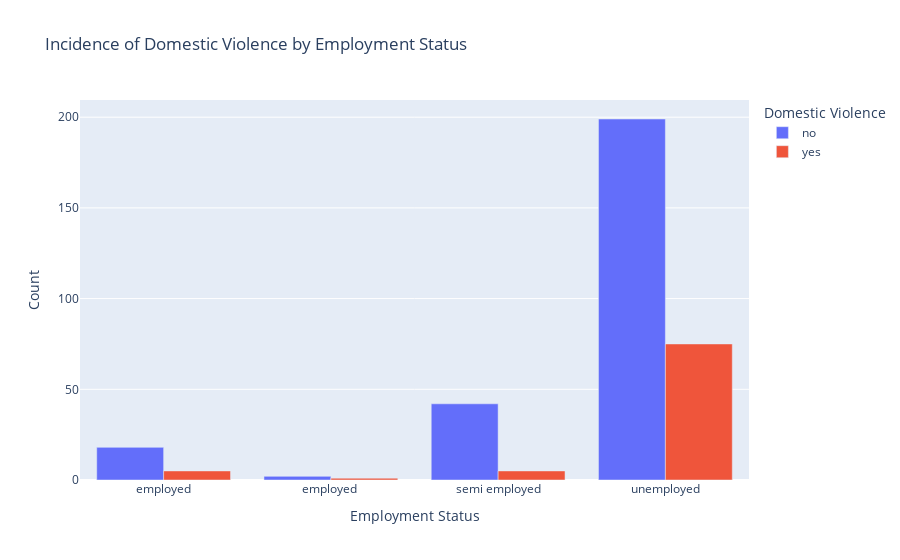

Notebook cell for this chart:
### Code cell
df.columns = [col.strip() for col in df.columns]

print(df.head())
print(df.columns)


contingency_table = pd.crosstab(df['Employment'], df['Violence'])


chi2, p, dof, expected = chi2_contingency(contingency_table)

fig = px.bar(contingency_table, barmode='group', title='Incidence of Domestic Violence by Employment Status',
             labels={'value': 'Count', 'Employment': 'Employment Status', 'Violence': 'Domestic Violence'},
             color_discrete_sequence=px.colors.qualitative.Plotly)
fig.show()


explanation = "<div style='color: orange; font-weight: bold; font-size: 20px;'>"
explanation += "The relationship between employment status and the likelihood of experiencing domestic violence:<br><br>"
explanation += "A chi-square test for independence was performed to examine the relationship between employment status and the incidence of domestic violence.<br><br>"
explanation += "The chi-square statistic is {:.2f} with a p-value of {:.4f}.<br>".format(chi2, p)
if p < 0.05:
    explanation += "Since the p-value is less than 0.05, we reject the null hypothesis and conclude that there is a significant correlation between employment status and the incidence of domestic violence.<br>"
else:
    explanation += "Since the p-value is greater than 0.05, we fail to reject the null hypothesis and conclude that there is no significant correlation between employment status and the incidence of domestic violence.<br>"
explanation += "<br>This bar plot visualizes the incidence of domestic violence by employment status, helping to understand the relationship between employment and domestic violence."
explanation += "</div>"


display(HTML(explanation))

### Figure 1 — Plotly figure (JSON) as saved in the notebook; plotly's stock layout.template omitted (floating-point values rounded to 4 significant figures)
{"data": [{"alignmentgroup": "True", "hovertemplate": "Domestic Violence=no<br>Employment Status=%{x}<br>Count=%{y}<extra></extra>", "legendgroup": "no", "marker": {"color": "#636EFA", "pattern": {"shape": ""}}, "name": "no", "offsetgroup": "no", "orientation": "v", "showlegend": true, "textposition": "auto", "type": "bar", "x": ["employed", "employed ", "semi employed", "unemployed"], "xaxis": "x", "y": [18, 2, 42, 199], "yaxis": "y"}, {"alignmentgroup": "True", "hovertemplate": "Domestic Violence=yes<br>Employment Status=%{x}<br>Count=%{y}<extra></extra>", "legendgroup": "yes", "marker": {"color": "#EF553B", "pattern": {"shape": ""}}, "name": "yes", "offsetgroup": "yes", "orientation": "v", "showlegend": true, "textposition": "auto", "type": "bar", "x": ["employed", "employed ", "semi employed", "unemployed"], "xaxis": "x", "y": [5, 1, 5, 75], "yaxis": "y"}], "layout": {"barmode": "group", "legend": {"title": {"text": "Domestic Violence"}, "tracegroupgap": 0}, "title": {"text": "Incidence of Domestic Violence by Employment Status"}, "xaxis": {"anchor": "y", "autorange": true, "domain": [0, 1], "range": [-0.5, 3.5], "title": {"text": "Employment Status"}, "type": "category"}, "yaxis": {"anchor": "x", "autorange": true, "domain": [0, 1], "range": [0, 209.5], "title": {"text": "Count"}, "type": "linear"}}}
